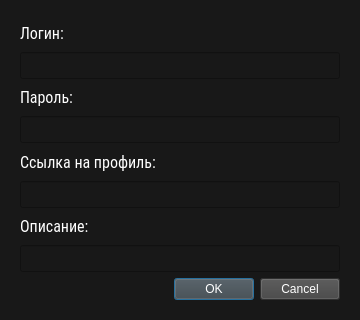
<?xml version="1.0" encoding="UTF-8"?>
<ui version="4.0">
 <class>Dialog</class>
 <widget class="QDialog" name="Dialog">
  <property name="geometry">
   <rect>
    <x>0</x>
    <y>0</y>
    <width>360</width>
    <height>320</height>
   </rect>
  </property>
  <property name="minimumSize">
   <size>
    <width>360</width>
    <height>320</height>
   </size>
  </property>
  <property name="maximumSize">
   <size>
    <width>16777215</width>
    <height>320</height>
   </size>
  </property>
  <property name="windowTitle">
   <string>Изменение аккаунта</string>
  </property>
  <property name="styleSheet">
   <string notr="true">background-color:  rgb(24, 24, 24);</string>
  </property>
  <layout class="QVBoxLayout" name="verticalLayout">
   <item>
    <widget class="QWidget" name="widget" native="true">
     <property name="styleSheet">
      <string notr="true">background-color:  rgb(24, 24, 24);</string>
     </property>
     <layout class="QVBoxLayout" name="verticalLayout_2">
      <item>
       <widget class="QLabel" name="login_label">
        <property name="font">
         <font>
          <family>Roboto Condensed</family>
          <pointsize>12</pointsize>
         </font>
        </property>
        <property name="styleSheet">
         <string notr="true">color: rgb(255, 255, 255);</string>
        </property>
        <property name="text">
         <string>Логин: </string>
        </property>
       </widget>
      </item>
      <item>
       <widget class="QLineEdit" name="login_lineEdit">
        <property name="font">
         <font>
          <family>Roboto Condensed</family>
          <pointsize>12</pointsize>
         </font>
        </property>
        <property name="styleSheet">
         <string notr="true">color: rgb(255, 255, 255);</string>
        </property>
       </widget>
      </item>
      <item>
       <widget class="QLabel" name="passwrd_label">
        <property name="font">
         <font>
          <family>Roboto Condensed</family>
          <pointsize>12</pointsize>
         </font>
        </property>
        <property name="styleSheet">
         <string notr="true">color: rgb(255, 255, 255);</string>
        </property>
        <property name="text">
         <string>Пароль:</string>
        </property>
       </widget>
      </item>
      <item>
       <widget class="QLineEdit" name="passwrd_lineEdit">
        <property name="font">
         <font>
          <family>Roboto Condensed</family>
          <pointsize>12</pointsize>
         </font>
        </property>
        <property name="styleSheet">
         <string notr="true">color: rgb(255, 255, 255);</string>
        </property>
        <property name="echoMode">
         <enum>QLineEdit::Password</enum>
        </property>
       </widget>
      </item>
      <item>
       <widget class="QLabel" name="steamlink_label">
        <property name="font">
         <font>
          <family>Roboto Condensed</family>
          <pointsize>12</pointsize>
         </font>
        </property>
        <property name="styleSheet">
         <string notr="true">color: rgb(255, 255, 255);</string>
        </property>
        <property name="text">
         <string>Ссылка на профиль:</string>
        </property>
       </widget>
      </item>
      <item>
       <widget class="QLineEdit" name="steamlink_lineEdit">
        <property name="font">
         <font>
          <family>Roboto Condensed</family>
          <pointsize>12</pointsize>
         </font>
        </property>
        <property name="styleSheet">
         <string notr="true">color: rgb(255, 255, 255);</string>
        </property>
       </widget>
      </item>
      <item>
       <widget class="QLabel" name="description_label">
        <property name="font">
         <font>
          <family>Roboto Condensed</family>
          <pointsize>12</pointsize>
         </font>
        </property>
        <property name="styleSheet">
         <string notr="true">color: rgb(255, 255, 255);</string>
        </property>
        <property name="text">
         <string>Описание:</string>
        </property>
       </widget>
      </item>
      <item>
       <widget class="QLineEdit" name="description_lineEdit">
        <property name="font">
         <font>
          <family>Roboto Condensed</family>
          <pointsize>12</pointsize>
         </font>
        </property>
        <property name="styleSheet">
         <string notr="true">color: rgb(255, 255, 255);</string>
        </property>
       </widget>
      </item>
      <item>
       <widget class="QDialogButtonBox" name="buttonBox">
        <property name="font">
         <font>
          <family>Roboto Condensed</family>
          <pointsize>12</pointsize>
         </font>
        </property>
        <property name="styleSheet">
         <string notr="true">background-color: rgb(66, 66, 66);
color: rgb(255, 255, 255);</string>
        </property>
        <property name="standardButtons">
         <set>QDialogButtonBox::Cancel|QDialogButtonBox::Ok</set>
        </property>
       </widget>
      </item>
     </layout>
    </widget>
   </item>
  </layout>
 </widget>
 <resources/>
 <connections/>
</ui>
